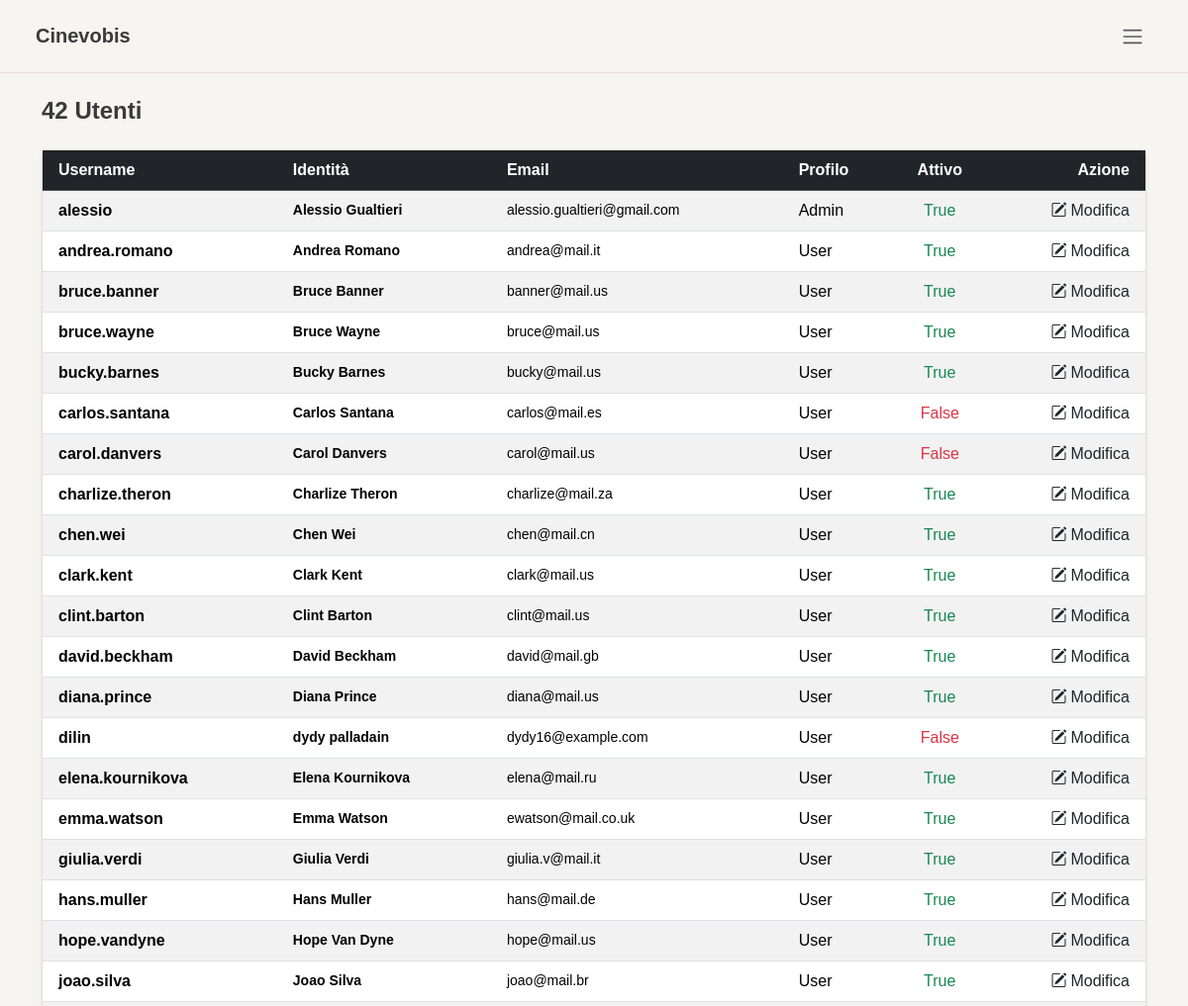
The page /pages/admin/users.php (signed in, upper part) on the database as committed earlier.
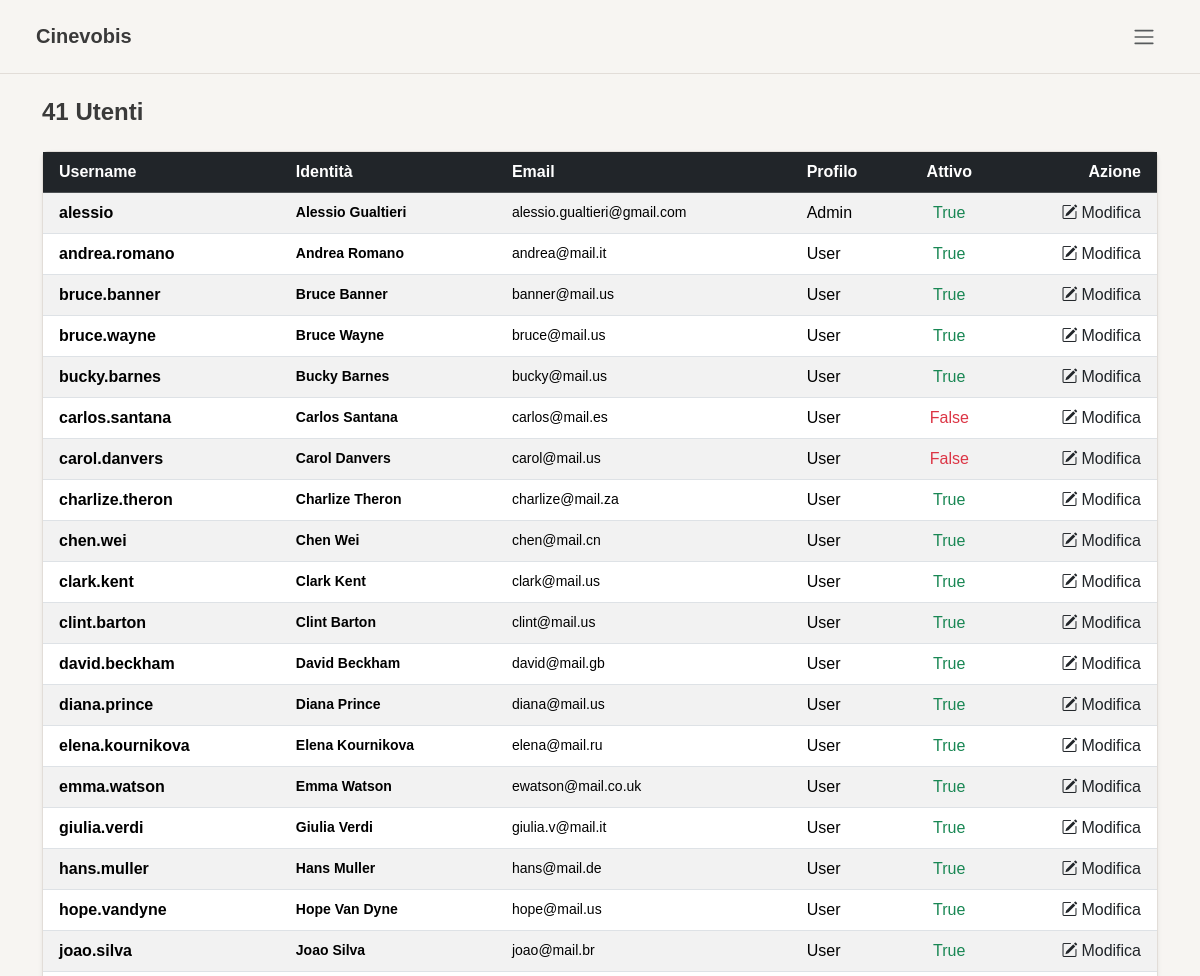
The same page on the database as committed later.
### tables this page shows
CREATE TABLE `utenti` (
  `id_utente` int(11) NOT NULL AUTO_INCREMENT,
  `username` varchar(100) NOT NULL,
  `password` varchar(255) NOT NULL,
  `email` varchar(100) NOT NULL,
  `nome` varchar(100) NOT NULL,
  `cognome` varchar(100) NOT NULL,
  `id_profilo` int(11) DEFAULT NULL,
  `attivo` tinyint(1) DEFAULT 1,
  `data_registrazione` datetime DEFAULT NULL,
  PRIMARY KEY (`id_utente`),
  UNIQUE KEY `username` (`username`),
  UNIQUE KEY `email` (`email`),
  KEY `id_profilo` (`id_profilo`),
  CONSTRAINT `utenti_ibfk_1` FOREIGN KEY (`id_profilo`) REFERENCES `profili` (`id_profilo`) ON UPDATE CASCADE
);

CREATE TABLE `profili` (
  `id_profilo` int(11) NOT NULL AUTO_INCREMENT,
  `nome_profilo` varchar(100) NOT NULL,
  PRIMARY KEY (`id_profilo`)
);

### includes/user_obj.php (called while the page is built, shortened)
<?php
class userObj {
    private PDO $db;
    public function __construct(PDO $db, string $username, ?string $password = null, ?string $nome = null, ?string $cognome = null,
                            ?string $email = null, ?int $attivo = null, ?int $id_profilo = null) {
        $this->db           = $db;
    }
    public function readAll() {
        $sql = "SELECT u.id_utente, u.username, u.nome, u.cognome, u.email,
                       u.attivo, p.nome_profilo
                FROM utenti u
                LEFT JOIN profili p ON p.id_profilo = u.id_profilo
                ORDER BY u.username";
        $stmt = $this->db->prepare($sql);
        $stmt->execute();
        return $stmt->fetchAll();
    }
}

### pages/admin/users.php (the view, shortened to what this page needs)
<?php
require_once(__DIR__ . '/../../config/connection.php');
require_once(__DIR__ . '/../../includes/user_obj.php');
$username = $_SESSION["username"] ?? '';
$user = new userObj($conn, $username);
$utenti = $user->readAll();
$sql = "SELECT COUNT(*) FROM utenti";
$stmt = $conn->prepare($sql);
$stmt->execute();
$result = $stmt->fetchColumn();
?>
<!DOCTYPE html>
<html lang="it">
<head>
    <link rel="stylesheet" href="/node_modules/bootstrap/dist/css/bootstrap.min.css">
    <link rel="stylesheet" href="/node_modules/bootstrap-icons/font/bootstrap-icons.css">
    <link rel="stylesheet" href="/assets/css/style.css">
</head>
<body class="d-flex flex-column min-vh-100">
    <?php require_once(__DIR__ . '/../../includes/header.php'); ?>
    <div class="container mt-4 mb-5 pb-5 flex-grow-1">
        <h1 class="fs-4 fw-bold mb-4"><?php echo htmlspecialchars($result); ?> Utenti</h1>
        <div class="card shadow-sm border-0">
            <div class="table-responsive">
                <table class="table table-striped table-hover align-middle mb-0">
                    <thead class="table-dark">
                        <tr>
                            <th class="ps-3">Username</th>
                            <th>Identità</th>
                            <th>Email</th>
                            <th>Profilo</th>
                            <th class="text-center">Attivo</th>
                            <th class="text-end pe-3">Azione</th>
                        </tr>
                    </thead>
                    <tbody>
                        <?php foreach ($utenti as $utente): ?>
                            <tr>
                                <td class="ps-3 fw-bold"><?= htmlspecialchars($utente['username']) ?></td>
                                <td>
                                    <div class="small fw-semibold"><?= htmlspecialchars($utente['nome'] ?? '') ?> <?= htmlspecialchars($utente['cognome'] ?? '') ?></div>
                                </td>
                                <td class="small"><?= htmlspecialchars($utente['email'] ?? '') ?></td>
                                <td><span><?= htmlspecialchars($utente['nome_profilo'] ?? '') ?></span></td>
                                <td class="text-center">
                                    <?php if ($utente['attivo']): ?>
                                        <span class="text-success" title="Attivo">True</span>
                                    <?php else: ?>
                                        <span class="text-danger" title="Inattivo">False</span>
                                    <?php endif; ?>
                                </td>
                                <td class="text-end pe-3">
                                    <form method="GET" action="edit_user.php">
                                        <a href="edit_user.php?username=<?= htmlspecialchars($utente['username']) ?>"
                                            class="text-dark text-decoration-none d-inline-flex align-items-center">
                                            <i class="bi bi-pencil-square me-1"></i>
                                            Modifica
                                        </a>
                                    </form>
                                </td>
                            </tr>
                        <?php endforeach; ?>
                    </tbody>
                </table>
            </div>
        </div>
    </div> <?php require_once(__DIR__ . '/../../includes/footer.php'); ?>
</body>
</html>

### includes/header.php (shortened to what this page needs)
<?php
$isLogged = isset($_SESSION['username']);
$currentPage = basename($_SERVER['SCRIPT_NAME']);
$adminPages = ['add_film.php', 'admin_area.php', 'sessions.php', 'users.php', 'edit_user.php'];
$isAdminPage = in_array($currentPage, $adminPages);
?>
<nav class="navbar navbar-expand-lg px-4 py-3 border-bottom mb-0" style="position: relative;">
    <div class="container-fluid">
        <?php if ($isAdminPage): ?>
            <a href="/pages/admin/admin_area.php" class="navbar-brand fw-bold text-dark" style="font-size: 20px; z-index: 2;">
                Cinevobis
            </a>
        <?php else: ?>
            <a href="/" class="navbar-brand fw-bold text-dark" style="font-size: 20px; z-index: 2;">
                Cinevobis
            </a>
        <?php endif; ?>
        <div class="ms-auto d-flex align-items-center gap-3" style="z-index: 2;">
            <?php if (!$isLogged): ?>
                <div class="d-flex gap-2 align-items-center">
                    <a href="/pages/public/login.php" class="btn btn-outline-secondary btn-sm px-4">Accedi</a>
                    <a href="/pages/public/signup.php" class="btn btn-dark btn-sm px-4">Registrati</a>
                </div>
            <?php else: ?>
                <div class="dropdown">
                    <button class="btn border-0 p-2 shadow-none" type="button" data-bs-toggle="dropdown" aria-expanded="false">
                        <span class="navbar-toggler-icon"></span>
                    </button>
                </div>
            <?php endif; ?>
        </div>
    </div>
</nav>

### assets/css/style.css (style rules this page uses)
:root { --accent: #A8C5DA; --accent-hover: #8EB5CC; --accent-dark: #5A8FA8; --bg: #F7F5F2; --bg-surface: #FFFFFF; --bg-muted: #EEE9E3; --border: #E2DDD8; --text: #3A3A3A; --text-muted: #8A8480; }
body { background-color: var(--bg); color: var(--text); font-family: 'DM Sans', sans-serif; -webkit-font-smoothing: antialiased; -moz-osx-font-smoothing: grayscale; }
.navbar { background-color: var(--bg) !important; border-color: var(--border) !important; }
.navbar-brand { text-decoration: none; color: var(--text) !important; position: relative; }
.navbar-brand::after { content: ''; position: absolute; width: 0; height: 2px; bottom: 0; left: 0; background-color: var(--text); transition: width 0.2s ease-in-out; }
.card, .search-result-card { background-color: var(--bg-surface) !important; border: 1px solid var(--border) !important; }

Rows that differ between the two databases and show on the page:
removed utenti: username "dilin", nome "dydy", cognome "palladain", email "dydy16@example.com", id_profilo.nome_profilo "User", attivo "False"
Other text that changed with them:
$result: "42" → "41"
